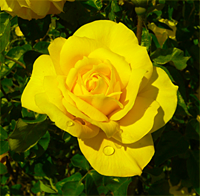
#> input picture Data/blomma.png, 200 x 196 px
$ python L13_1_Kmeans_color.py
#> lines starting #> are read from the running program, lines starting #| are printed output that depends on the picture; pictures that were not available may be replaced by others from this repository, and a replacement may not be noted
"""Image processing
We use OpenCV in Python for image processing. Install it through

pipenv install opencv-python
This library has existed for very long time and the documentation looks very old, but it is very useful for various
kinds of image processing"""

import matplotlib.pyplot as plt
import cv2
from sklearn.cluster import KMeans
from sklearn.preprocessing import MinMaxScaler
import numpy as np


# blue green red
img_BGR = cv2.imread("../Data/blomma.png")
#> img_BGR is the input picture: shape (196, 200, 3); mean B, G, R 0, 101.1, 106.2
img_BGR2 = img_BGR[:,:, [2,1,0]]
plt.imshow(img_BGR)  # vad har hänt! Inverterad, den läser in värden i BGR ordning. Man kan inte läsa in och konverta samtidigt
plt.imshow(img_BGR2)

# convert BGR to RGB
flower = cv2.cvtColor(img_BGR, cv2.COLOR_BGR2RGB)
plt.imshow(flower)

# läser in kaninen Bella
img_BGR_rabbit = cv2.imread("../data/bella2.jpeg")
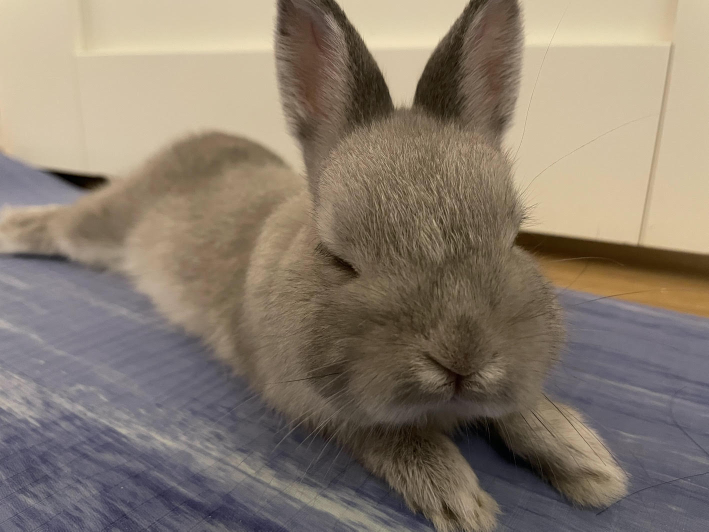
#> input picture Data/bella.jpeg, 1417 x 1063 px, given in place of bella2.jpeg, which was not available (shown at 1/2 size)
#> img_BGR_rabbit is the input picture: shape (1063, 1417, 3); mean B, G, R 110, 124, 136.3
rabbit = img_BGR_rabbit[:,:,[2,1,0]]
img = cv2.cvtColor(img_BGR_rabbit, cv2.COLOR_BGR2RGB)

# make image smaller
rabbit = cv2.resize(img, (int(img.shape[1]*.4), int(img.shape[0]*.4)))
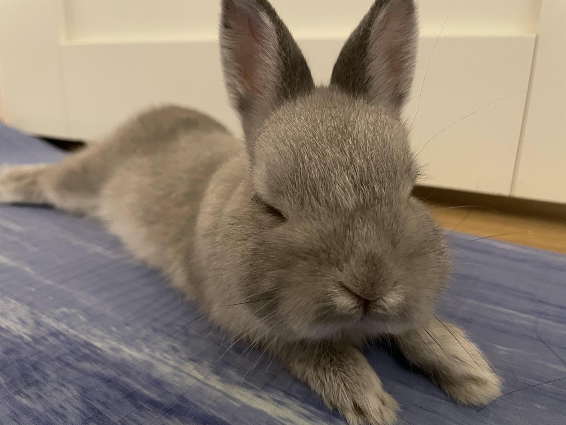
#> rabbit: shape (425, 566, 3); mean R, G, B 136.2, 123.9, 109.9

plt.imshow(rabbit)

"""
Color quantization
Reduce number of colors in an image by replacing with cluster center.
These cluster centers can be computed with k-means algorithm.

useful for simple color segmentation
useful when a display only can show a small number of colors
can be used for compression
First we flatten the each of the 3 matrices (R, G, B) to one dimensional vector for each color channel resulting in:

R	G	B
R1	G1	B1
R2	G2	B2
...	...	...
RN	GN	BN
Using k-means with k as the number of colors, we find the cluster centers and give that color to every point in that
cluster. Finally reshape it back to original shape.
"""


# note that the wildcard -1 calculates row*columns
X = flower.reshape(-1, 3)

# need to normalize data to 0-1
scaler = MinMaxScaler()

scaled_X = scaler.fit_transform(X)

kmean = KMeans(2)
kmean.fit(scaled_X)

print("Cluster centers:",kmean.cluster_centers_)
print("Cluster labels:", kmean.labels_)

# 1 picks second cluster center, all 0 picks first cluster center
quantized_color_space = kmean.cluster_centers_[kmean.labels_]

quantized = quantized_color_space.reshape(flower.shape)
plt.imshow(quantized)


# segmentation
mask = (quantized[:,:,1] >.75)
plt.imshow(mask, cmap = "gray")

segmented_flower = (mask[:, :, None]*flower)
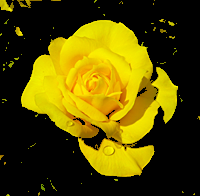
#> segmented_flower: shape (196, 200, 3); mean R, G, B 86.7, 75.5, 0
plt.imshow(segmented_flower)
plt.axis("off")

# Reduce colors

X = rabbit.reshape(-1, 3)
scaled_X = scaler.fit_transform(X)

# for example a device can only show 10 discrete colors

kmean = KMeans(10)
kmean.fit(scaled_X)
quantized_color_space = kmean.cluster_centers_[kmean.labels_]

quantized = quantized_color_space.reshape(rabbit.shape)
plt.imshow(quantized)
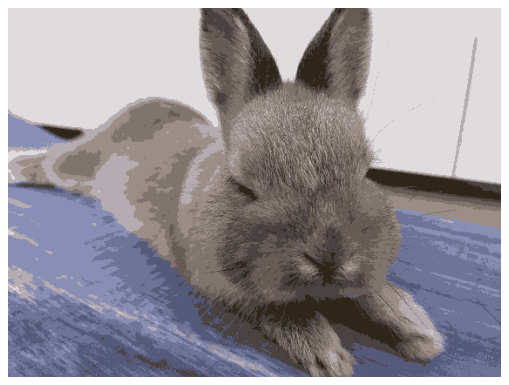
#> figure drawn by matplotlib, 1 panel; B, G, R data is drawn as R, G, B
